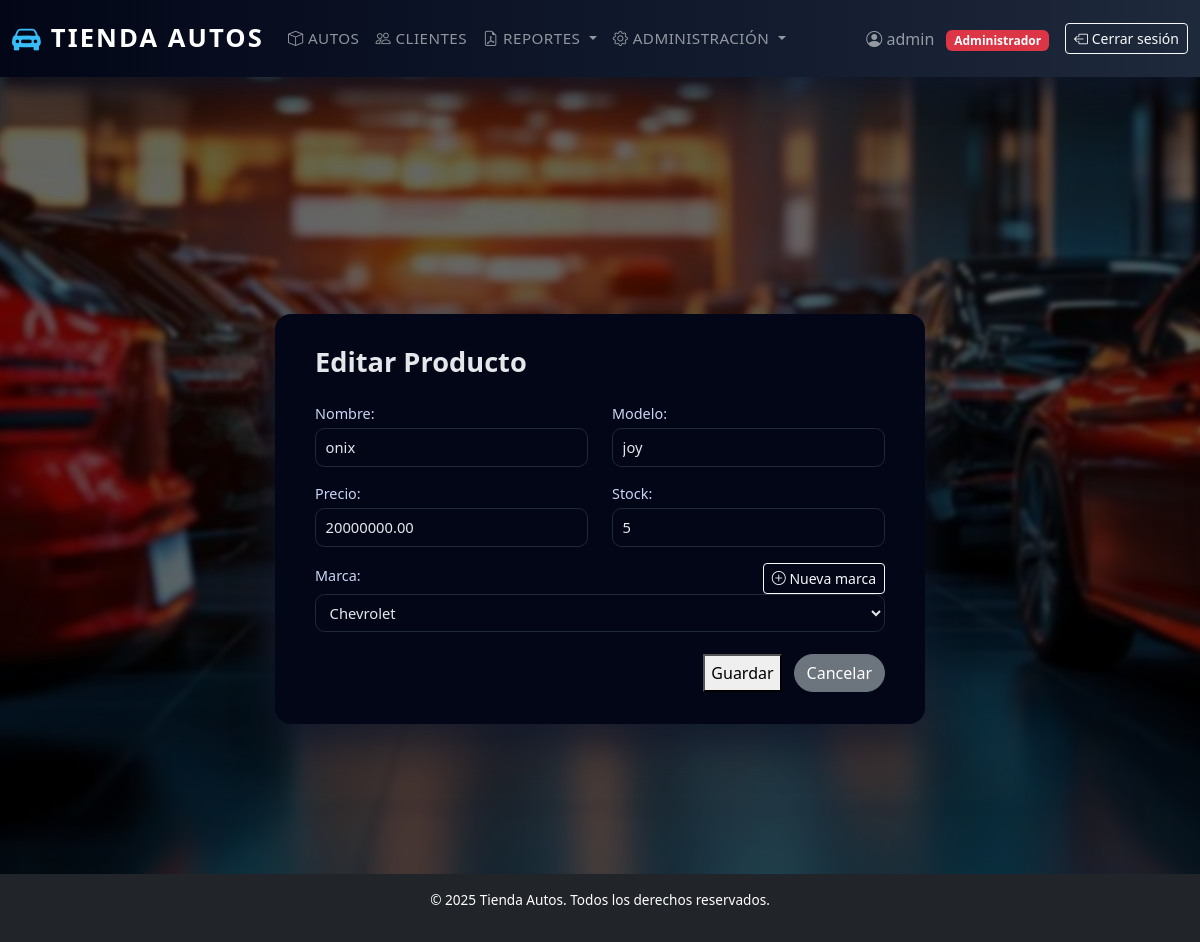
/productos/1/editar/ (signed in), run on the app's committed database.
### autos/models.py (models this page shows, shortened)
class CustomUser(AbstractUser):
    ROLE_CHOICES = (
        ('admin', 'Administrador'),
        ('vendedor', 'Vendedor'),
    )
    role = models.CharField(max_length=10, choices=ROLE_CHOICES, default='vendedor')
    phone = models.CharField(max_length=20, blank=True, null=True)
    address = models.CharField(max_length=255, blank=True, null=True)

class Producto(models.Model):
    nombre = models.CharField(max_length=150)
    marca = models.ForeignKey(Marca, on_delete=models.CASCADE, related_name='productos')
    modelo = models.CharField(max_length=100, blank=True)  # Campo de texto para modelo/version/año
    precio = models.DecimalField(max_digits=10, decimal_places=2)
    stock = models.PositiveIntegerField(default=0)

### autos/views.py (the view)
# urls.py: path('productos/<int:pk>/editar/', views.ProductoUpdateView.as_view(), name='producto_update'),
class ProductoUpdateView(LoginRequiredMixin, UpdateView):
    model = Producto
    fields = [ 'marca','nombre', 'modelo', 'precio', 'stock']
    template_name = 'productos/producto_form.html'
    success_url = reverse_lazy('producto_list')

### autos/models.py (called while the page is built)
    def __str__(self):
        return self.nombre

### templates/productos/producto_form.html (shortened to what this page needs)
{% extends 'base.html' %}
{% block content %}
<div class="form-wrapper">
    <div class="form-card">
        <h2 class="form-title">
            {% if view.object %}
                Editar Producto
            {% else %}
                Nuevo Producto
            {% endif %}
        </h2>
                <form method="post">
            <div class="row">
                <div class="col-md-6 mb-3">
                    {{ form.nombre.label_tag }}
                    {{ form.nombre }}
                </div>
                <div class="col-md-6 mb-3">
                    {{ form.modelo.label_tag }}
                    {{ form.modelo }}
                </div>
            </div>
            <div class="row">
                <div class="col-md-6 mb-3">
                    {{ form.precio.label_tag }}
                    {{ form.precio }}
                </div>
                <div class="col-md-6 mb-3">
                    {{ form.stock.label_tag }}
                    {{ form.stock }}
                </div>
            </div>
            <div class="mb-3">
                <div class="d-flex justify-content-between align-items-center">
                    {{ form.marca.label_tag }}
                    <a href="{% url 'marca_create' %}" class="btn btn-sm btn-outline-light" target="_blank">
                        <i class="bi bi-plus-circle"></i> Nueva marca
                    </a>
                </div>
                {{ form.marca }}
            </div>
            <div class="form-actions">
                <button type="submit class="btn btn-success">
                    Guardar
                </button>
                <a href="{% url 'producto_list' %}" class="btn btn-secondary">
                    Cancelar
                </a>
            </div>
        </form>
    </div>
</div>
{% endblock %}

### templates/base.html (shortened to what this page needs)
<!DOCTYPE html>
<html lang="es">
<head>
    {% load static %}
    <link href="https://cdn.jsdelivr.net/npm/bootstrap@5.3.2/dist/css/bootstrap.min.css" rel="stylesheet">
    <link rel="stylesheet" href="https://cdn.jsdelivr.net/npm/bootstrap-icons@1.11.0/font/bootstrap-icons.css">
    <link rel="stylesheet" href="{% static 'css/tienda.css' %}">
</head>
<body>
    <nav class="navbar navbar-expand-lg navbar-dark mb-4">
        <div class="container-fluid">
            <a class="navbar-brand" href="/">
                <i class="bi bi-car-front-fill"></i> Tienda Autos
            </a>
            <div class="collapse navbar-collapse" id="navbarNav">
                {% if request.user.is_authenticated %}
                    {% if request.user.role == 'vendedor' %}
                        <ul class="navbar-nav me-auto">
                            <li class="nav-item"><a class="nav-link" href="/productos/"><i class="bi bi-box"></i> Productos</a></li>
                            <li class="nav-item"><a class="nav-link" href="/clientes/"><i class="bi bi-people"></i> Clientes</a></li>
                        </ul>
                    {% elif request.user.role == 'admin' or request.user.is_superuser %}
                        <ul class="navbar-nav me-auto">
                            <li class="nav-item"><a class="nav-link" href="/productos/"><i class="bi bi-box"></i> Autos</a></li>
                            <li class="nav-item"><a class="nav-link" href="/clientes/"><i class="bi bi-people"></i> Clientes</a></li>
                            <li class="nav-item dropdown">
                                <a class="nav-link dropdown-toggle" href="#" id="reportesDropdown" role="button" data-bs-toggle="dropdown">
                                    <i class="bi bi-file-earmark-pdf"></i> Reportes
                                </a>
                            </li>
                            <li class="nav-item dropdown">
                                <a class="nav-link dropdown-toggle" href="#" id="adminDropdown" role="button" data-bs-toggle="dropdown">
                                    <i class="bi bi-gear"></i> Administración
                                </a>
                            </li>
                        </ul>
                    {% endif %}
                    <div class="d-flex align-items-center">
                        <span class="navbar-text me-3">
                            <i class="bi bi-person-circle"></i>
                            {{ request.user.username }}
                            <span class="badge {% if request.user.role == 'admin' %}bg-danger{% else %}bg-info{% endif %} ms-2">
                                {{ request.user.get_role_display }}
                            </span>
                        </span>
                        <form method="post" action="{% url 'logout' %}" class="d-inline">
                            <button class="btn btn-outline-light btn-sm" type="submit">
                                <i class="bi bi-box-arrow-left"></i> Cerrar sesión
                            </button>
                        </form>
                    </div>
                {% endif %}
            </div>
        </div>
    </nav>
    <main class="main-content">
        {% if request.user.is_authenticated %}
            <div class="container mt-3">
            </div>
        {% endif %}
        <div class="container">
            {% block content %}{% endblock %}
        </div>
    </main>
    <footer class="bg-dark text-white text-center py-3">
        <p>&copy; 2025 Tienda Autos. Todos los derechos reservados.</p>
    </footer>
</body>
</html>

### static/css/tienda.css (style rules this page uses)
body { display: flex; flex-direction: column; }
.main-content { flex: 1 0 auto; }
footer { flex-shrink: 0; }
* { box-sizing: border-box; }
html, body { height: 100%; }
body { margin: 0; display: flex; flex-direction: column; font-family: system-ui, -apple-system, BlinkMacSystemFont, "Segoe UI", sans-serif; background: #0f172a url('../img/fondo.jpg') no-repeat center center fixed; background-size: cover; color: #e5e7eb; }
body::before { content: ""; position: fixed; inset: 0; background: rgba(0,0,0,0.6); backdrop-filter: blur(2px); z-index: -1; }
.container { max-width: 1100px; margin: 0 auto; padding: 1.5rem; }
.navbar { background: linear-gradient(90deg, #020617, #0f172a, #1e293b) !important; padding-block: 0.75rem; box-shadow: 0 12px 30px rgba(15, 23, 42, 0.8); }
.navbar-brand { font-size: 1.6rem; font-weight: 700; letter-spacing: 0.08em; text-transform: uppercase; display: flex; align-items: center; gap: 0.5rem; }
.navbar-brand i { font-size: 1.8rem; color: #38bdf8; }
.navbar-nav .nav-link { font-size: 0.95rem; font-weight: 500; letter-spacing: 0.03em; text-transform: uppercase; }
footer { background-color: #020617 !important; color: #9ca3af; font-size: 0.85rem; }
.btn { transition: transform .2s ease, box-shadow .2s ease; }
.form-wrapper { min-height: calc(100vh - 140px); display: flex; align-items: center; justify-content: center; padding: 2rem 1rem; }
.form-card { background: #020617; border-radius: 1rem; padding: 2rem 2.5rem; box-shadow: 0 20px 40px rgba(15, 23, 42, 0.85); width: 100%; max-width: 650px; }
.form-title { font-size: 1.7rem; font-weight: 600; margin-bottom: 1.5rem; color: #e5e7eb; }
.form-card label { display: block; font-size: 0.9rem; font-weight: 500; color: #cbd5f5; margin-bottom: 0.25rem; }
.form-card input, .form-card select, .form-card textarea { width: 100%; border-radius: 0.6rem; border: 1px solid #1f2937; background: #020617; color: #e5e7eb; padding: 0.45rem 0.6rem; font-size: 0.92rem; }
.form-actions { margin-top: 1.4rem; display: flex; justify-content: flex-end; gap: 0.75rem; }
.form-actions .btn-secondary { border-radius: 999px; }

### data on the page
CustomUser: user.username "admin", user.role "Administrador"
Producto: nombre "onix", modelo "joy", precio "20000000.00", stock "5", marca "Chevrolet"
